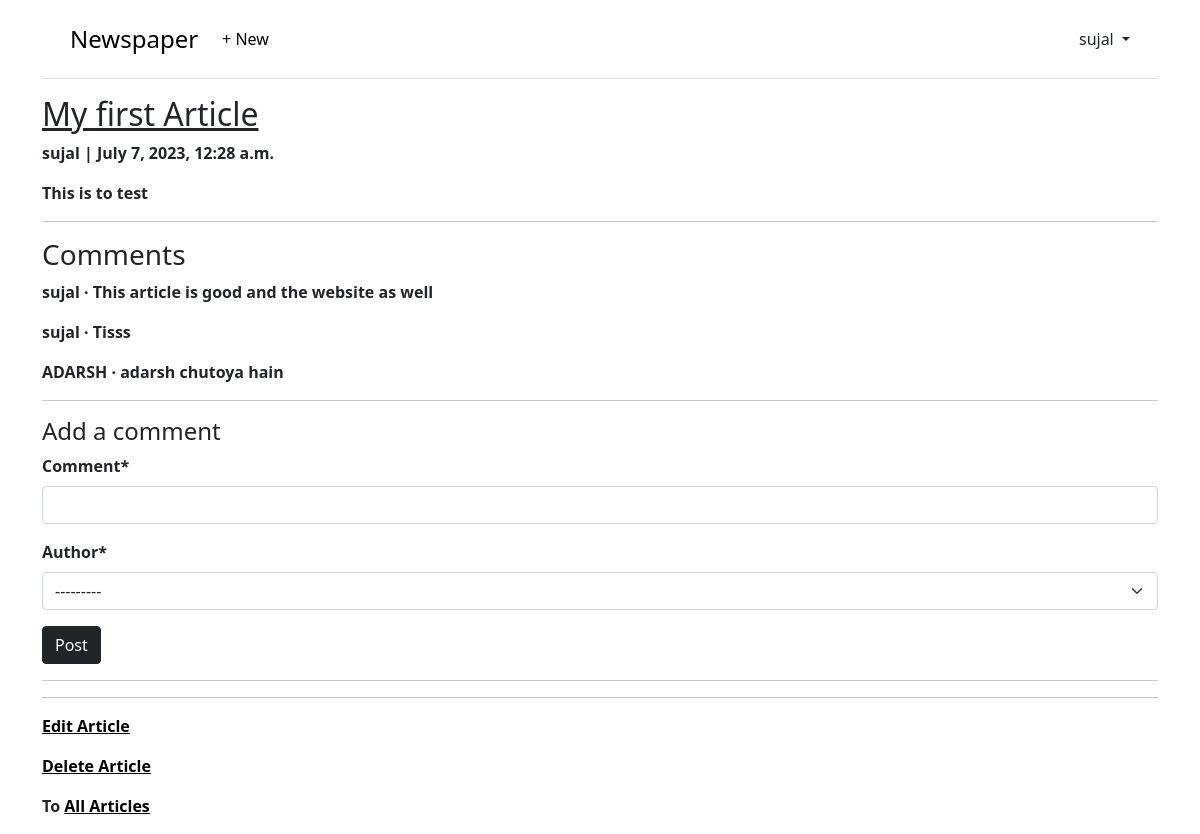
The page /articles/2/ (signed in) on the database its author committed.
### accounts/models.py (models this page shows)
class CustomUser(AbstractUser):
    age = models.PositiveBigIntegerField(null=True, blank=True)

### articles/models.py (models this page shows, shortened)
class Articles(models.Model):
    title = models.CharField(max_length=255)
    body = models.TextField()
    date = models.DateTimeField(auto_now_add=True)
    author = models.ForeignKey(settings.AUTH_USER_MODEL, on_delete=models.CASCADE)

class Comment(models.Model):
    article = models.ForeignKey(Articles, on_delete=models.CASCADE)
    comment = models.CharField(max_length=140)
    author = models.ForeignKey(settings.AUTH_USER_MODEL, on_delete=models.CASCADE)
    def __str__(self):
        return self.comment

### articles/views.py (the view, shortened to what this page needs)
# urls.py: path("<int:pk>/", ArticleDetailView.as_view(), name="articles_detail"),
class ArticleDetailView(LoginRequiredMixin, View):
    def get(self, request, *args, **kwargs):
        view = CommentGet.as_view()
        return view(request, *args, **kwargs)

### articles/forms.py
class commentsform(forms.ModelForm):
    class Meta:
        model = Comment
        fields = ("comment", "author")

### articles/views.py (called while the page is built)
    def get_context_data(self, **kwargs):
        context = super().get_context_data(**kwargs)
        context["form"] = commentsform()
        return context

### templates/articles_detail.html (shortened to what this page needs)
{% extends 'base.html' %}
{% load crispy_forms_tags %}
{% block content %}
  <div class="article-entry">
    <h2 style="text-decoration: underline;">{{ articles.title }}</h2>
    <b><p>{{ articles.author }}  |  {{ articles.date }}</p><b>
    <p>{{ articles.body }}</p>
  </div>
  <hr>
  <h3>Comments</h3>
  {% for comment in articles.comment_set.all  %}
    <b><p>{{comment.author}} &middot; {{comment}}</p><b>
  {% endfor %}
  <hr>
  <b><h4>
    Add a comment
  </h4><b>
  <form action="" method="post">{% csrf_token %}
    <b>{{form|crispy}}<b>
    <input class="btn btn-dark ml-2" type="submit" value="Post">
  </form>
  <hr>
  <hr>
 <p> <a href="{% url 'articles_edit' articles.pk %}" style="color:black;">Edit Article</a></p>
 <p><a href="{% url 'articles_delete' articles.pk %}" style="color:black;">Delete Article</a></p>
 <p>To <a href="{% url 'articleslist' %}" style="color:black;">All Articles</a></p>
{% endblock %}

### templates/base.html (shortened to what this page needs)
<html>
  <head>
    <link href="https://cdn.jsdelivr.net/npm/bootstrap@5.1.3/dist/css/bootstrap.min.css" rel="stylesheet" />
  </head>
  <body style="background-image: url(https://thumbs.dreamstime.com/b/black-white-repeating-torn-newspaper-background-continuous-pattern-left-right-up-down-black-white-repeating-torn-133864679.jpg);">
    <div class="container">
      <header class="p-3 mb-3 border-bottom">
        <div class="container">
          <div class="d-flex flex-wrap align-items-center justify-content-center
        justify-content-lg-start">
        <a class="navbar-brand" style="color: black; font-size: 150%; "href="{% url 'home' %}">Newspaper</a>
        <ul class="nav col-12 col-lg-auto me-lg-auto mb-2 justify-content-center
          mb-md-0">
        {% if user.is_authenticated %}
        <li><a href="{% url 'articles_new' %}" style="color: black; font-size: 100%;" class="nav-link px-2 link-dark">+ New</a></li>
        </ul>
        <div class="dropdown text-end">
          <a href="#" class="d-block link-dark text-decoration-none dropdown-toggle"
            id="dropdownUser1" data-bs-toggle="dropdown" aria-expanded="false">
            {{ user.username }}
          </a>
        </div>
        {% endif %}
      </div>
    </div>
  </header>
    <main>
      {% block content %}
      {% endblock %}
    </main>
    </div>
  </body>
</html>

### rows shown on the page
CustomUser: username "sujal"
Articles: title "My first Article", author "sujal", date "July 7, 2023, 12:28 a.m.", body "This is to test"
Comment: author "sujal", Comment "This article is good and the website as well"
Comment: author "sujal", Comment "Tisss"
Comment: author "ADARSH", Comment "adarsh chutoya hain"
